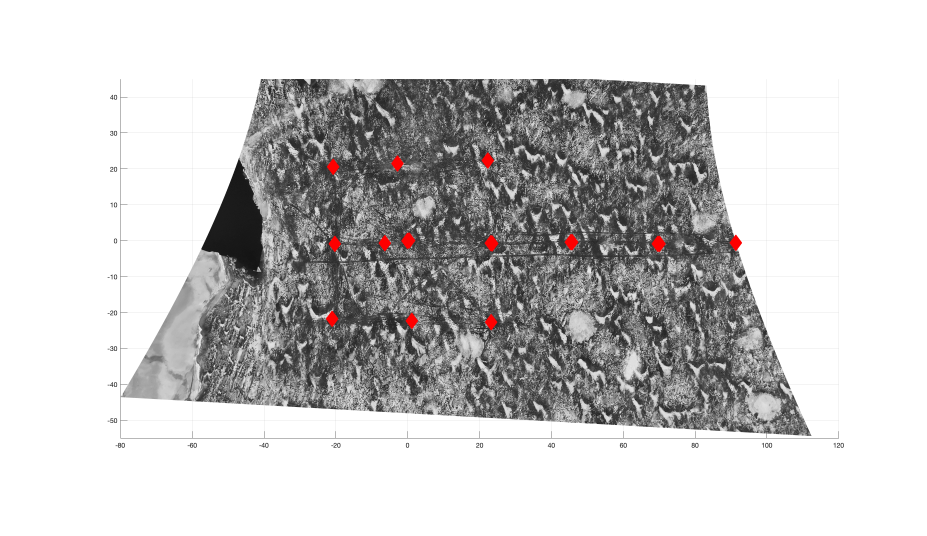
#> input picture icewave/drone/Oblique/Redressement_Saguenay/Redressement_Saguenay/bernache/18_stereo_01/Position_ref_ligne/redressement.png, 2780 x 1608 px, given in place of DJI_20240307133501_0198_D_frame_100.tiff, which was not available (shown at 1/3 size)
$ python example_georectification_0306_2024.py
#> lines starting #> are read from the running program, lines starting #| are printed output that depends on the picture; pictures that were not available may be replaced by others from this repository, and a replacement may not be noted
### icewave/drone/drone_projection.py
    # -*- coding: utf-8 -*-
"""
Created on Fri Oct 18 15:01:28 2024

@author: sebas
"""

import pylab as plt
import numpy as np
from datetime import datetime
import pytz
import time
from scipy.interpolate import RegularGridInterpolator
from scipy.interpolate import LinearNDInterpolator, griddata

import icewave.tools.rw_data as rw_data
import icewave.tools.datafolders as df


global feet2meter
feet2meter = 0.3048

# [67 lines left out: functions get_projected_image, get_exemple_image, project_image, not called in this run]

#-----------------------------------------------------------------------------------------------------

def projection_real_space(x,y,x0,y0,h,alpha_0,focale):
    """Definition of x and y in real framework, camera sensor center is taken as a reference
       Inputs :
        - x: array of x-coordinates in pixels
        - y: array of y-coordinates in pixels
        - x0 : x-coordinate of camera sensor center
        - y0 : y-coordinate of camera sensor center
        - h : drone altitude in meter (above sea level)
        - alpha_0 : inclination angle of the camera, angle to the horizontal (rad)
        - focale : camera focal length (pixels)
        Outputs :
        - xreal : array of x-coordinates of the positions to the center of the image (in meter)
        - yreal : array of y-coordinates of the positions to the center of the image (in meter)
        """

    yreal = (y - y0)*h/np.sin(alpha_0)/(focale*np.sin(alpha_0) + (y - y0)*np.cos(alpha_0))
    xreal = (x - x0)*h/(focale*np.sin(alpha_0) + (y - y0)*np.cos(alpha_0))

    yreal = -yreal

    return xreal,yreal

#---------------------------------------------------------------------------------------------

# [147 lines left out: functions projection_pixel_space, georectify_image, get_theta_phi, get_FOV_vertices, closest_time, not called in this run]

#-------------------------------------------------------------------------------------------------------------------------

def LatLong_coords_from_referencepoint(Lat0,Long0,azimuth,d,R_earth = 6371e3):
    """" Compute GPS coordinates using distance and orientation from a point of known GPS coordinates
    Inputs :
        - Lat0 : scalar or numpy array, reference point latitude (deg)
        - Long0 : scalar or numpy array, reference point longitude (deg)
        - azimuth : scalar or numpy array, azimuth (deg), defined clockwise from North direction
        - d : scalar or numpy array, distance to the reference point (meters)"""

    # conversion of angles in rad
    Lat0 = Lat0*np.pi/180
    Long0 = Long0*np.pi/180
    azimuth = azimuth*np.pi/180

    Lat = Lat0 + np.cos(azimuth)*d/R_earth
    Long = Long0 + np.sin(azimuth)*d/R_earth/np.cos(Lat0)

    # conversion of Latitude and Longitude in deg
    Lat = Lat*180/np.pi
    Long = Long*180/np.pi

    return Lat,Long

#----------------------------------------------------------------------------------------------------------------------------

def cart2pol(x,y):
    rho = np.sqrt(x**2 + y**2)
    phi = np.arctan2(y,x)
    return (rho,phi)

#------------------------------------------------------------------------------------------------------------------------------

# [364 lines left out: functions pol2cart, XY2GPS, GPS2XY, get_height_from_record, georeference, georeference_from_param and 9 more, not called in this run]

### icewave/sebastien/set_graphs.py
# -*- coding: utf-8 -*-
"""
Created on Sun Jan 12 16:52:44 2025

@author: sebas
"""

import matplotlib.pyplot as plt
import matplotlib as mpl

#%%

def set_matplotlib_param(style):

    # fig_size = (6.4,4.8) default fig_size

    if style == 'single':
        fig_size = (8,6)
        font_size_medium = 22
    elif style == 'double':
        fig_size = (8,6)
        font_size_medium = 30
    elif style == 'triple':
        fig_size = (8,6)
        font_size_medium = 28
    elif style == 'square':
        fig_size = (12,9)
        font_size_medium = 20
    elif style == 'powerpoint':
        fig_size = (12,9)
        font_size_medium = 40
        mpl.rcParams['lines.markersize'] = 12
    elif type(style) == int or type(style) == float:
        font_size_medium = style
    else:

        raise ValueError('The chosen style is not defined')

    plt.rcParams['figure.figsize'] = fig_size

    font_size_small = round(0.75*font_size_medium)
    plt.rc('font', size=font_size_medium)          # controls default text sizes
    plt.rc('axes', titlesize=font_size_medium)     # fontsize of the axes title
    plt.rc('axes', labelsize=font_size_medium)    # fontsize of the x and y labels
    plt.rc('xtick', labelsize=font_size_small)    # fontsize of the tick labels
    plt.rc('ytick', labelsize=font_size_small)    # fontsize of the tick labels
    plt.rc('legend', fontsize=font_size_medium)    # legend fontsize
    plt.rc('figure', titlesize=font_size_medium)  # fontsize of the figure title

    plt.rcParams["axes.labelpad"] = 5
    # plt.rc('text', usetex=True)
    plt.rc('font', family='serif', serif='Computer Modern')


### icewave/drone/exemples/example_georectification_0306_2024.py
# -*- coding: utf-8 -*-
"""
Created on Tue Sep 16 11:02:03 2025

@author: sebas
"""


import os
import numpy as np
import matplotlib.pyplot as plt
import pickle
from datetime import datetime, time , timedelta
import pytz
import glob
import imageio as iio
import cv2 as cv
import h5py
from scipy.io import loadmat

import icewave.tools.matlab2python as mat2py
import icewave.drone.drone_projection as dp
import icewave.sebastien.set_graphs as set_graphs
import icewave.tools.rw_data as rw
import icewave.tools.weather as weather

plt.rc('text', usetex=True)
plt.rc('font', family='serif', serif='Computer Modern')


#%% Load picture

main_path = 'K:/Share_hublot/Repository/'
date = '0306'
drone_ID = 'bernache'
exp_ID = '12-doc_vuedensemble'

path = f'{main_path}{date}/Drones/{drone_ID}/{exp_ID}/'
filename = 'DJI_20240307133501_0198_D_frame_100.tiff'
file2read = f'{path}{filename}'

img = cv.imread(file2read)
#> img is the input picture: shape (1608, 2780, 3); mean B, G, R 201.8, 201.8, 202.5
img = cv.cvtColor(img,cv.COLOR_BGR2RGB)

img_name = filename.split('.')[0]

#%% Plot raw image
fig, ax = plt.subplots()
ax.imshow(img)
ax.set_xlabel(r'$x_p $',labelpad = 5)
ax.set_ylabel(r'$y_p $',labelpad = 5)
ax.set_aspect(1) # set aspect ratio to 1

#%% Set objects position (in pixels)

POS = np.zeros((4,2))
POS[0,:] = [1237,924]
POS[1,:] = [1507,658]
POS[2,:] = [2466,671]
POS[3,:] = [2659,955]

# superpose objects on figure
set_graphs.set_matplotlib_param('single')
fig, ax = plt.subplots()
ax.imshow(img)
ax.plot(POS[:,0],POS[:,1],'o',markerfacecolor = 'r',markeredgecolor = 'k',markersize = 8)
ax.set_xlabel(r'$x_p $',labelpad = 5)
ax.set_ylabel(r'$y_p $',labelpad = 5)
ax.set_aspect(1) # set aspect ratio to 1

#%% Set drone parameters

param_dict = {}
param_dict['H'] = 37.7
param_dict['alpha_0'] = 19.5
param_dict['focale'] = 2700

param_dict['latitude'] = 48.1564321605613
param_dict['longitude'] = -69.0185743749565
param_dict['azimuth'] = 358.5

#%% Georectify picture

[ny,nx,nc] = np.shape(img)
#> ny = 1608; nx = 2780; nc = 3

x_edges = np.arange(0,nx + 1)
#> x_edges = 2781 values from 0 to 2780
y_edges = np.arange(0,ny + 1)
#> y_edges = 1609 values from 0 to 1608

x0 = (nx + 1) / 2
#> x0 = 1390.5
y0 = (ny + 1) / 2
#> y0 = 804.5

Yedges,Xedges = np.meshgrid(y_edges,x_edges,indexing = 'ij')

# compute real coordinates for each pixels of the image
Xreal,Yreal = dp.projection_real_space(Xedges,Yedges,x0,y0,param_dict['H'],param_dict['alpha_0']*np.pi/180,
                                       param_dict['focale'])
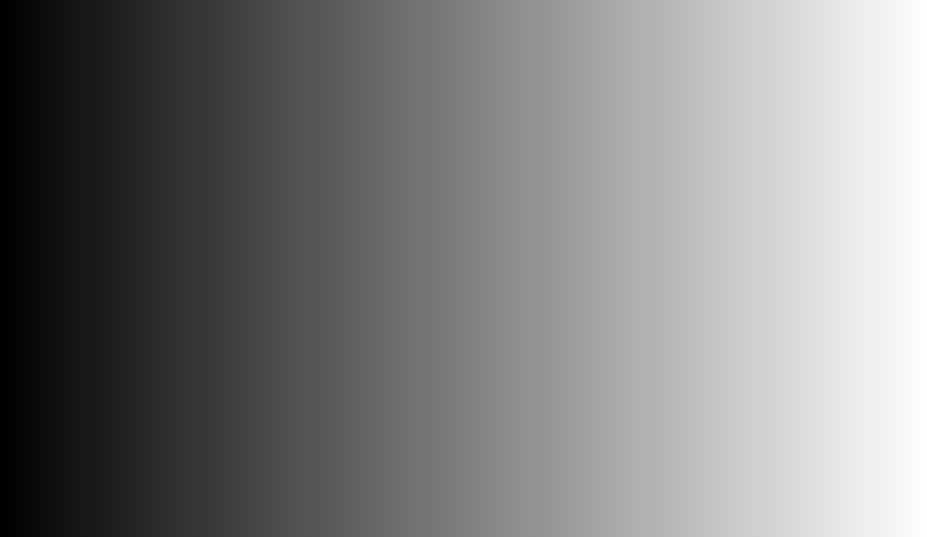
#> Xedges: shape (1609, 2781) int64 (shown at 1/3 size); min 0, max 2780, mean 1390; drawn with min black and max white

# compute object position
POS_realx,POS_realy = dp.projection_real_space(POS[:,0],POS[:,1],x0,y0,
                                               param_dict['H'],param_dict['alpha_0']*np.pi/180,param_dict['focale'])
#> POS_realx = [-5.71, 5.75, 52.29, 45.84]


#%% Plot georectify image

# You may need to zoom in !
fig, ax = plt.subplots(figsize = (12,9))
c = ax.pcolormesh(Xreal,Yreal,img[:,:,0],shading = 'auto', cmap = 'gray')
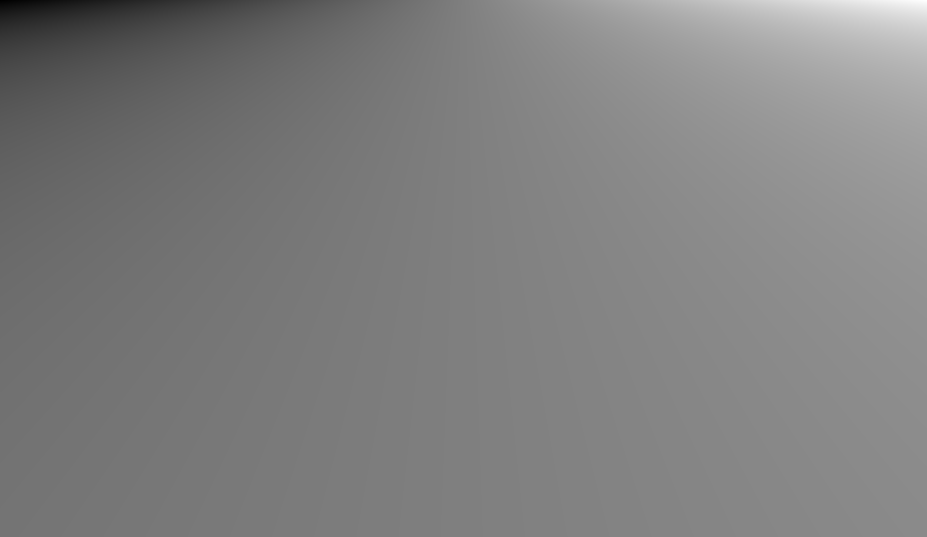
#> Xreal: shape (1609, 2781) float64 (shown at 1/3 size); min -366.8, max 366.5, mean 0; drawn with min black and max white
ax.plot(POS_realx,POS_realy,'o',markerfacecolor = 'r',markeredgecolor = 'k',markersize = 10)
ax.set_xlabel(r'$X \; \mathrm{(m)}$',labelpad = 5)
ax.set_ylabel(r'$Y \; \mathrm{(m)}$',labelpad = 5)
ax.set_aspect(1) # set aspect ratio to 1

c.set_rasterized(True)


#%% Compute GPS position

# horizontal distance between center of metric coordinates and drone position
dist2drone = param_dict['H']/np.tan(param_dict['alpha_0']*np.pi/180)
Lat0,Long0 = dp.LatLong_coords_from_referencepoint(param_dict['latitude'],param_dict['longitude'],
                                                param_dict['azimuth'],dist2drone)

rho,theta = dp.cart2pol(Xreal,Yreal)
#> in cart2pol, `rho = np.sqrt(x**2 + y**2)`:
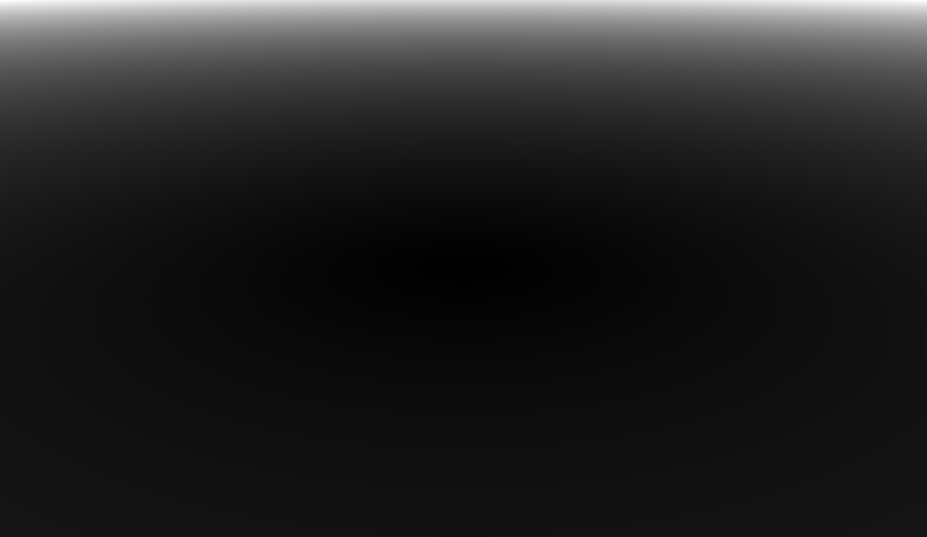
#> rho: shape (1609, 2781) float64 (shown at 1/3 size); min 0.066, max 733.9, mean 102.7; drawn with min black and max white
#> in cart2pol, `phi = np.arctan2(y,x)`:
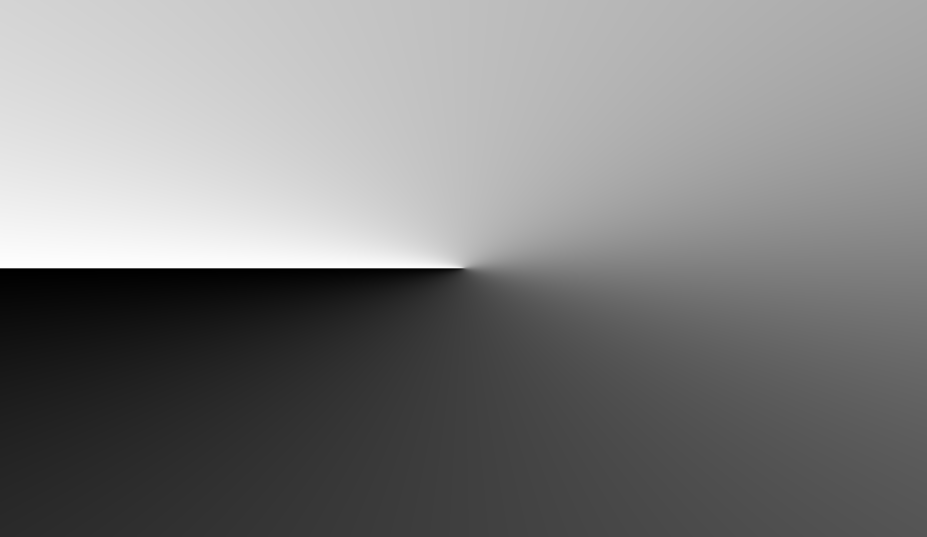
#> phi: shape (1609, 2781) float64 (shown at 1/3 size); min -3.14, max 3.14, mean 0.000976; drawn with min black and max white
#> in cart2pol, `phi = np.arctan2(y,x)`:
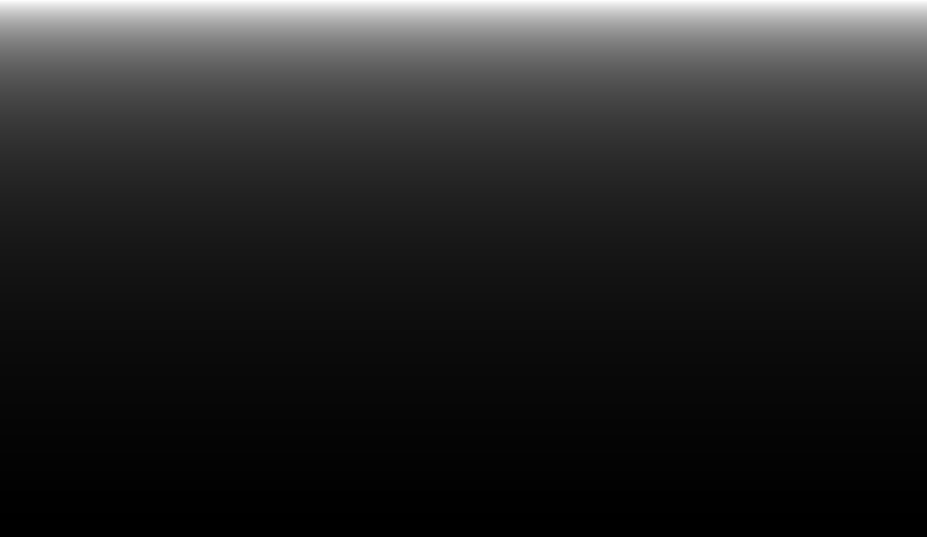
#> y: shape (1609, 2781) float64 (shown at 1/3 size); min -54.71, max 635.7, mean 55; drawn with min black and max white
theta = theta*180/np.pi # angle with respect to the drone orientation
local_azimuth = param_dict['azimuth'] + 90 - theta
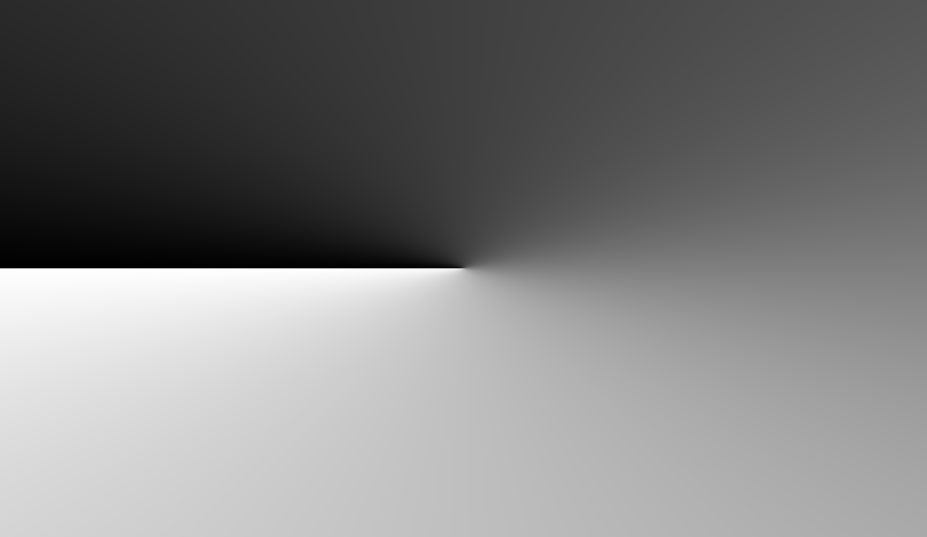
#> local_azimuth: shape (1609, 2781) float64 (shown at 1/3 size); min 268.6, max 628.4, mean 448.4; drawn with min black and max white
# GPS coordinates of all pixels
Lat,Long = dp.LatLong_coords_from_referencepoint(Lat0,Long0,
                                                local_azimuth,rho)

#GPS coordinates of detected objects
POS_rho,POS_theta = dp.cart2pol(POS_realx,POS_realy)
POS_theta = POS_theta*180/np.pi
POS_azimuth = param_dict['azimuth'] + 90 - POS_theta
POS_Lat,POS_Long = dp.LatLong_coords_from_referencepoint(Lat0,Long0,
                                                POS_azimuth,POS_rho)

#%% Plot figure with GPS coordinates

# You may need to zoom in
fig,ax = plt.subplots(figsize = (12,9))
c = ax.pcolormesh(Long,Lat,img[:,:,0],shading = 'auto',cmap = 'gray')
ax.plot(POS_Long,POS_Lat,'o',markerfacecolor = 'r',markeredgecolor = 'k',markersize = 10)
ax.set_xlabel(r'Longitude $(^\circ)$',labelpad = 15)
ax.set_ylabel(r'Latitude $(^\circ)$',labelpad = 15)
ax.set_aspect(1/np.cos(Lat0*np.pi/180)) # scaling y/x

$ run again, on icewave/drone/Oblique/Redressement_Saguenay/Redressement_Saguenay/Test_optimisation_focale/2630/bernache.png
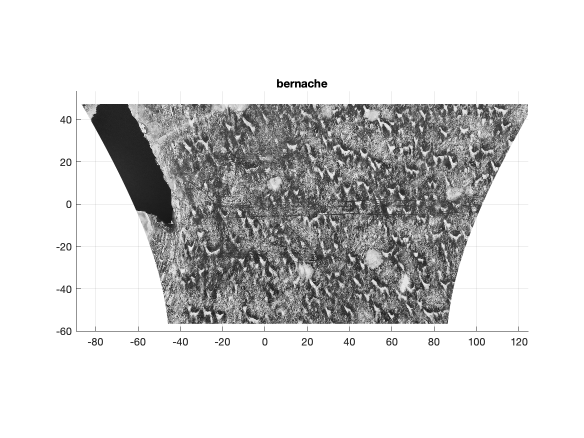
#> input picture icewave/drone/Oblique/Redressement_Saguenay/Redressement_Saguenay/Test_optimisation_focale/2630/bernache.png, 1167 x 875 px, given in place of DJI_20240307133501_0198_D_frame_100.tiff, which was not available (shown at 1/2 size)
#> img is the input picture: shape (875, 1167, 3); min 0, max 255, mean 212.8
#> in cart2pol, `rho = np.sqrt(x**2 + y**2)`:
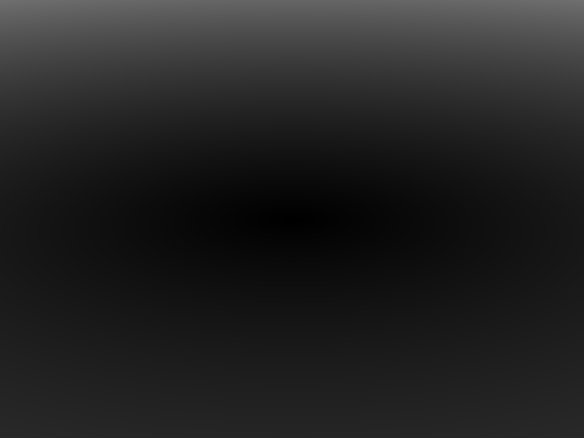
#> rho: shape (876, 1168) float64 (shown at 1/2 size); min 0, max 110.9, mean 35.3
#> in cart2pol, `phi = np.arctan2(y,x)`:
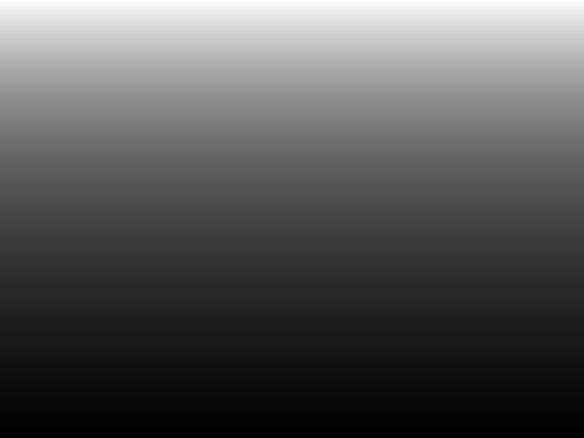
#> y: shape (876, 1168) float64 (shown at 1/2 size); min -37.58, max 101.3, mean 9.7; drawn with min black and max white
